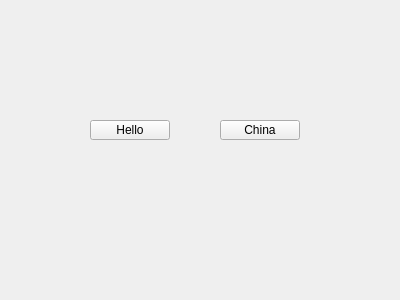
<?xml version="1.0" encoding="UTF-8"?>
<ui version="4.0">
 <class>TestHello</class>
 <widget class="QWidget" name="TestHello">
  <property name="geometry">
   <rect>
    <x>0</x>
    <y>0</y>
    <width>400</width>
    <height>300</height>
   </rect>
  </property>
  <property name="windowTitle">
   <string>TestHello</string>
  </property>
  <widget class="QPushButton" name="pushButton">
   <property name="geometry">
    <rect>
     <x>90</x>
     <y>120</y>
     <width>80</width>
     <height>20</height>
    </rect>
   </property>
   <property name="text">
    <string>Hello</string>
   </property>
  </widget>
  <widget class="QPushButton" name="pushButton_2">
   <property name="geometry">
    <rect>
     <x>220</x>
     <y>120</y>
     <width>80</width>
     <height>20</height>
    </rect>
   </property>
   <property name="text">
    <string>China</string>
   </property>
  </widget>
 </widget>
 <layoutdefault spacing="6" margin="11"/>
 <resources/>
 <connections/>
</ui>
